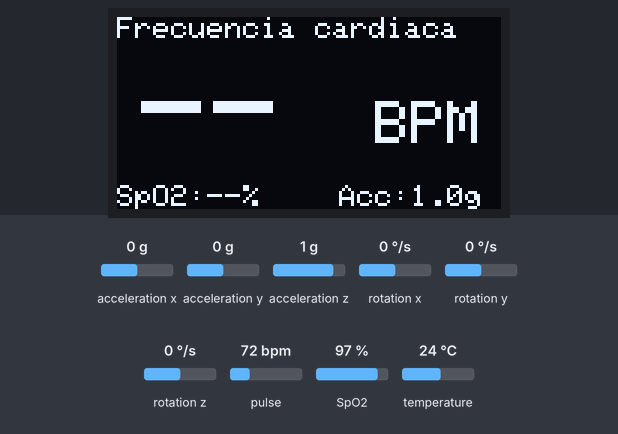
A sketch run on a simulated ESP32. Parts: 128×64 one-colour display. The test bench sets the inputs (shaded band); at power-on: pulse 72 bpm, acceleration z 1 g, rotation x 0 °/s, acceleration x 0 g, acceleration y 0 g, rotation y 0 °/s, rotation z 0 °/s, SpO2 97 %, temperature 24 °C. WiFi joins after 1.5 s; servers stay silent unless stated; what the sketch prints to the serial monitor is not drawn.

Above: at 4.2 s.
4.3 s: pulse set to 100 bpm
At 5.7 s:
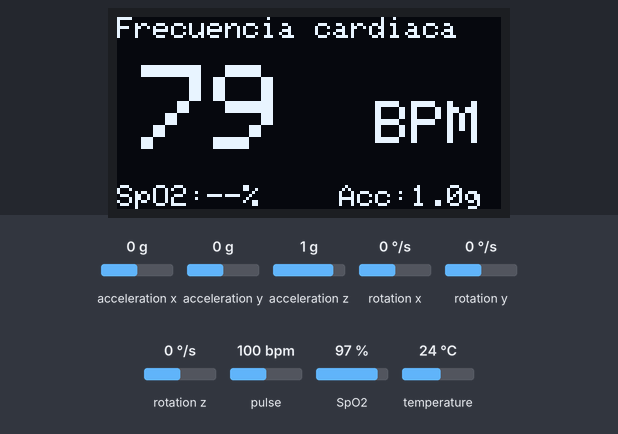
7.3 s: acceleration z set to 0 g
At 7.9 s:
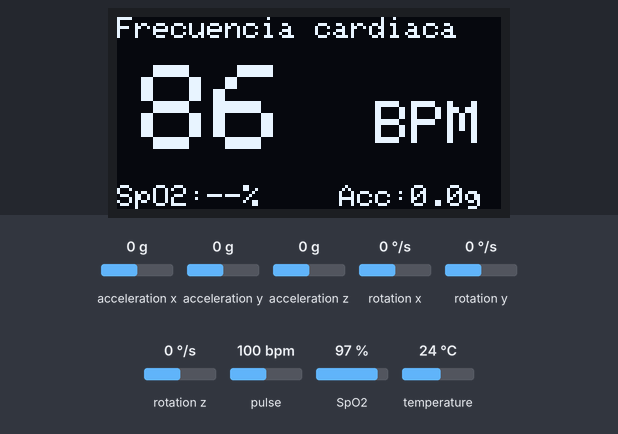
9.5 s: rotation x set to -192 °/s
At 10.6 s:
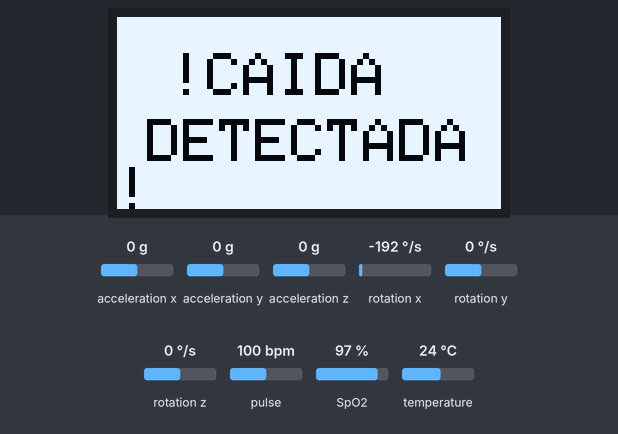
11.8 s: acceleration x set to -1.4 g
At 13.9 s:
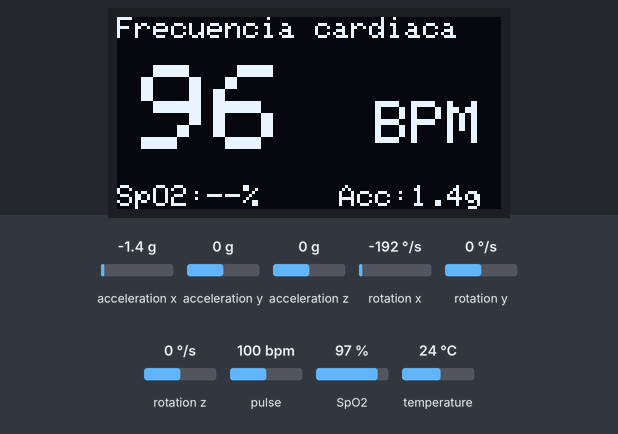
14.8 s: acceleration y set to -1.4 g
At 17.5 s:
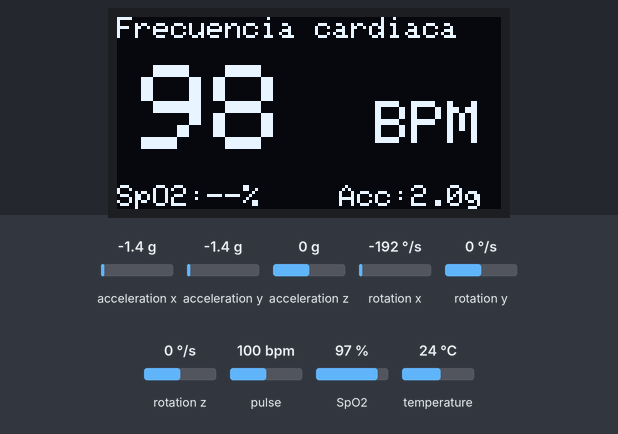
17.8 s: pulse set to 70 bpm
At 32.3 s:
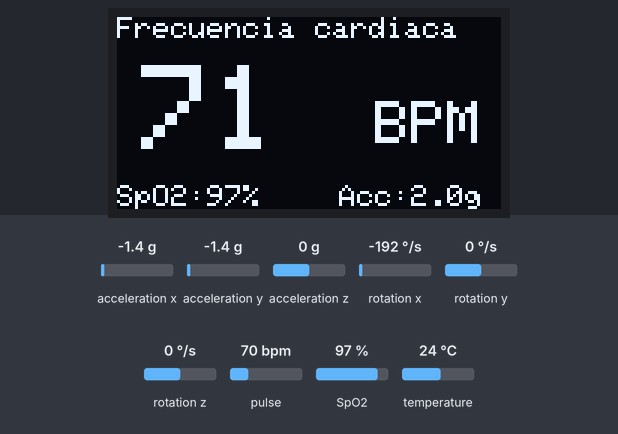
Timing chart, 0 to 32.9 s (numbered marks = the images above; inputs shaded):
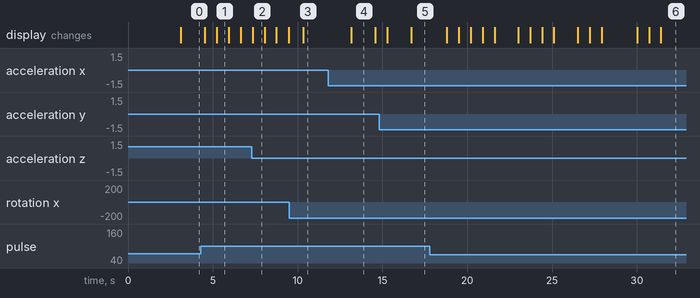

The sketch:

Codigo_TFG.ino
```cpp
#include <Wire.h>
#include "MAX30105.h"
#include "heartRate.h"

#include <Adafruit_GFX.h>
#include <Adafruit_SSD1306.h>
#include <Adafruit_MPU6050.h>
#include <Adafruit_Sensor.h>
#include "spo2_algorithm.h"
#include <WiFi.h>
#include <WiFiClientSecure.h>
#include <UniversalTelegramBot.h>

// ---------------- OLED ----------------
#define SCREEN_WIDTH 128
#define SCREEN_HEIGHT 64
Adafruit_SSD1306 display(SCREEN_WIDTH, SCREEN_HEIGHT, &Wire, -1);

// ---------------- SENSORES ----------------
MAX30105 sensorMAX;
Adafruit_MPU6050 mpu;

// ---------------- PULSO ----------------
long lastBeat = 0;
float bpm = 0;
float bpmProm = 0;
bool dedoDetectado = false;

// ---------------- MPU6050 ----------------
const float UMBRAL_IMPACTO = 2.2;  // impacto fuerte en g
const float UMBRAL_CAIDA_LIBRE = 0.65;
const float UMBRAL_MOVIMIENTO_GIRO = 2.5; // movimiento tras caida

bool posibleCaida = false;
bool caidaDetectada = false;

unsigned long tiempoPosibleCaida = 0;
unsigned long tiempoCaida = 0;

const unsigned long VENTANA_IMPACTO = 1200;
const unsigned long TIEMPO_MIN_CAIDA = 3000; // ms

float ax = 0;
float ay = 0;
float az = 0;
float aceleracionTotal = 0;

// ---------------- TIEMPOS ----------------
const unsigned long intervaloMPU = 50;
const unsigned long intervaloPantalla = 700;
const unsigned long intervaloMuestraSpo2 = 100;
const unsigned long intervaloCalculoSpo2 = 30000;

unsigned long ultimoMPU = 0;
unsigned long ultimoRefreshPantalla = 0;


// ---------------- OXIGENO ----------------
#define BUFFER_SPO2 100

uint32_t irBuffer[BUFFER_SPO2];
uint32_t redBuffer[BUFFER_SPO2];

int32_t spo2 = 0;
int8_t spo2Valido = 0;
int32_t heartRateSpo2 = 0;
int8_t heartRateValido = 0;

byte indiceSpo2 = 0;
bool bufferSpo2Lleno = false;

unsigned long ultimoCalculoSpo2 = 0;
const unsigned long intervaloSpo2 = 4000;


// ---------------- WIFI / TELEGRAM ----------------
const char* WIFI_SSID = "iPhone de Sergio";
const char* WIFI_PASSWORD = "canamero";

const char* BOT_TOKEN = "8807347909:AAED--ZuKbuv3Iq4276h6R2NAU-O3XJI19g";
const char* CHAT_ID = "979538637";

WiFiClientSecure secured_client;
UniversalTelegramBot bot(BOT_TOKEN, secured_client);

bool mensajeCaidaEnviado = false;
unsigned long ultimoIntentoTelegram = 0;
const unsigned long intervaloTelegram = 10000;


void setup() {
  Serial.begin(115200);

  Wire.begin(21, 22);
  Wire.setClock(50000);

  iniciarOLED();
  iniciarMAX30102();
  iniciarMPU6050();

  iniciarWiFi();

  Serial.println("Sistema listo");
}

void loop() {
  leerPulso();
  leerMPU();
  calcularSpo2();
  gestionarTelegram();
  actualizarPantalla();
}

// ---------------- INICIO OLED ----------------

void iniciarOLED() {
  if (!display.begin(SSD1306_SWITCHCAPVCC, 0x3C)) {
    Serial.println("Error OLED");
    while (1);
  }

  display.clearDisplay();
  display.setTextColor(WHITE);
  display.setTextSize(2);
  display.setCursor(10, 20);
  display.println("Iniciando");
  display.display();

  delay(1500);
}

// ---------------- INICIO MAX30102 ----------------

void iniciarMAX30102() {
  if (!sensorMAX.begin(Wire, I2C_SPEED_STANDARD)) {
    Serial.println("MAX30102 no encontrado");

    display.clearDisplay();
    display.setTextSize(2);
    display.setCursor(0, 20);
    display.println("MAX ERROR");
    display.display();

    while (1);
  }

  byte ledBrightness = 0x3F;
  byte sampleAverage = 4;
  byte ledMode = 2;       // Red + IR
  int sampleRate = 100;
  int pulseWidth = 411;
  int adcRange = 16384;

  sensorMAX.setup(ledBrightness, sampleAverage, ledMode, sampleRate, pulseWidth, adcRange);

  sensorMAX.setPulseAmplitudeRed(0x3F);
  sensorMAX.setPulseAmplitudeIR(0x3F);
  sensorMAX.setPulseAmplitudeGreen(0);

  Serial.println("MAX30102 iniciado");

  sensorMAX.clearFIFO();
}

// ---------------- INICIO MPU6050 ----------------

void iniciarMPU6050() {
  if (!mpu.begin(0x68, &Wire)) {
    Serial.println("MPU6050 no encontrado");

    display.clearDisplay();
    display.setTextSize(2);
    display.setCursor(0, 20);
    display.println("MPU ERROR");
    display.display();

    while (1);
  }

  mpu.setAccelerometerRange(MPU6050_RANGE_8_G);
  mpu.setGyroRange(MPU6050_RANGE_500_DEG);
  mpu.setFilterBandwidth(MPU6050_BAND_44_HZ);

  Serial.println("MPU6050 iniciado");
}

// ---------------- LECTURA PULSO ----------------

void leerPulso() {
  long irValue = sensorMAX.getIR();

  static unsigned long ultimaMuestraSpo2 = 0;

  if (millis() - ultimaMuestraSpo2 >= intervaloMuestraSpo2 && !caidaDetectada) {
    ultimaMuestraSpo2 = millis();

    long redValue = sensorMAX.getRed();
    guardarMuestraSpo2(irValue, redValue);
  }

  dedoDetectado = irValue >= 50000;

  if (!dedoDetectado) {
    bpm = 0;
    bpmProm = 0;
    lastBeat = 0;
    return;
  }

  if (checkForBeat(irValue)) {
    unsigned long ahora = millis();

    if (lastBeat > 0) {
      unsigned long delta = ahora - lastBeat;
      float bpmCalculado = 60.0 / (delta / 1000.0);

      if (bpmCalculado >= 40 && bpmCalculado <= 160) {
        bpm = bpmCalculado;

        if (bpmProm == 0) {
          bpmProm = bpm;
        } else {
          bpmProm = (0.85 * bpmProm) + (0.15 * bpm);
        }

        Serial.print("IR: ");
        Serial.print(irValue);
        Serial.print(" | BPM: ");
        Serial.print(bpm);
        Serial.print(" | BPM prom: ");
        Serial.println(bpmProm);
      }
    }

    lastBeat = ahora;
  }
}

// ---------------- LECTURA MPU6050 ----------------

void leerMPU() {

  if (millis() - ultimoMPU < intervaloMPU) {
    return;
  }

  ultimoMPU = millis();

  sensors_event_t a, g, temp;
  mpu.getEvent(&a, &g, &temp);

  ax = a.acceleration.x / 9.81;
  ay = a.acceleration.y / 9.81;
  az = a.acceleration.z / 9.81;

  aceleracionTotal = sqrt((ax * ax) + (ay * ay) + (az * az));

  float giroTotal = sqrt(
    (g.gyro.x * g.gyro.x) +
    (g.gyro.y * g.gyro.y) +
    (g.gyro.z * g.gyro.z)
  );

  // 1. Posible caida libre
  if (!caidaDetectada && aceleracionTotal < UMBRAL_CAIDA_LIBRE) {
    posibleCaida = true;
    tiempoPosibleCaida = millis();
  }

  // 2. Impacto despues de posible caida
  if (!caidaDetectada && posibleCaida) {
    if (millis() - tiempoPosibleCaida <= VENTANA_IMPACTO) {
      if (aceleracionTotal > UMBRAL_IMPACTO || giroTotal > UMBRAL_MOVIMIENTO_GIRO) {
        caidaDetectada = true;
        posibleCaida = false;
        tiempoCaida = millis();

        Serial.println("CAIDA detectada");
      }
    } else {
      posibleCaida = false;
    }
  }

  // 3. Impacto directo, por si no se detecta la fase de caida libre
  if (!caidaDetectada && aceleracionTotal > UMBRAL_IMPACTO && giroTotal > 1.5) {
    caidaDetectada = true;
    tiempoCaida = millis();

    Serial.println("CAIDA detectada por impacto directo");
  }

  // 4. Si tras la caida hay movimiento, volvemos a pantalla normal
  if (caidaDetectada && millis() - tiempoCaida > TIEMPO_MIN_CAIDA) {
    if (giroTotal > 1.2 || abs(aceleracionTotal - 1.0) > 0.45) {
      caidaDetectada = false;
      Serial.println("Movimiento tras caida. Estado normal.");
    }
  }
}

// ---------------- OLED ----------------

void actualizarPantalla() {
  if (millis() - ultimoRefreshPantalla < intervaloPantalla) {
    return;
  }

  ultimoRefreshPantalla = millis();

  display.clearDisplay();

  // -------- PANTALLA DE CAIDA --------
  if (caidaDetectada) {
    display.fillScreen(WHITE);
    display.setTextColor(BLACK);

    display.setTextSize(2);
    display.setCursor(18, 12);
    display.println("!CAIDA");

    display.setCursor(10, 34);
    display.println("DETECTADA!");

    display.display();

    display.setTextColor(WHITE); // restaurar color normal
    return;
  }

  display.setTextColor(WHITE);

  // -------- SIN DEDO --------
  if (!dedoDetectado) {
    display.setTextSize(2);
    display.setCursor(10, 20);
    display.println("Pon dedo");

    display.setTextSize(1);
    display.setCursor(0, 55);
    display.print("Acc: ");
    display.print(aceleracionTotal, 2);
    display.print("g");

    display.display();
    return;
  }

  // -------- PANTALLA NORMAL --------

  display.setTextSize(1);
  display.setCursor(0, 0);
  display.println("Frecuencia cardiaca");

  // BPM grande
  display.setTextSize(4);
  display.setCursor(8, 16);

  if (bpmProm > 0) {
    display.print((int)bpmProm);
  } else {
    display.print("--");
  }

  display.setTextSize(2);
  display.setCursor(86, 28);
  display.print("BPM");

  // Linea inferior: SpO2 izquierda, aceleracion derecha
  display.setTextSize(1);

  display.setCursor(0, 56);
  display.print("SpO2:");

  if (spo2Valido && spo2 > 0 && spo2 <= 100) {
    display.print(spo2);
    display.print("%");
  } else {
    display.print("--%");
  }

  display.setCursor(74, 56);
  display.print("Acc:");
  display.print(aceleracionTotal, 1);
  display.print("g");

  display.display();
}

//-----------------------SPo2-------------------------
void guardarMuestraSpo2(long irValue, long redValue) {
  if (irValue < 50000) {
    indiceSpo2 = 0;
    bufferSpo2Lleno = false;
    spo2 = 0;
    spo2Valido = 0;
    return;
  }

  irBuffer[indiceSpo2] = irValue;
  redBuffer[indiceSpo2] = redValue;

  indiceSpo2++;

  if (indiceSpo2 >= BUFFER_SPO2) {
    indiceSpo2 = 0;
    bufferSpo2Lleno = true;
  }
}

void calcularSpo2() {
  if (!bufferSpo2Lleno) {
    return;
  }

  if (millis() - ultimoCalculoSpo2 < intervaloCalculoSpo2) {
  return;
  }

  ultimoCalculoSpo2 = millis();

  maxim_heart_rate_and_oxygen_saturation(
    irBuffer,
    BUFFER_SPO2,
    redBuffer,
    &spo2,
    &spo2Valido,
    &heartRateSpo2,
    &heartRateValido
  );

  Serial.print("SpO2: ");
  if (spo2Valido && spo2 > 0 && spo2 <= 100) {
    Serial.print(spo2);
    Serial.println(" %");
  } else {
    Serial.println("No valido");
  }
}

//-------------------------WiFi--------------------------------------
void iniciarWiFi() {
  Serial.print("Conectando a WiFi");

  WiFi.mode(WIFI_STA);
  WiFi.begin(WIFI_SSID, WIFI_PASSWORD);

  unsigned long inicio = millis();

  while (WiFi.status() != WL_CONNECTED && millis() - inicio < 15000) {
    delay(500);
    Serial.print(".");
  }

  if (WiFi.status() == WL_CONNECTED) {
    Serial.println();
    Serial.println("WiFi conectado");
    Serial.print("IP: ");
    Serial.println(WiFi.localIP());

    secured_client.setInsecure(); // valido para prototipo TFG
  } else {
    Serial.println();
    Serial.println("No se pudo conectar a WiFi");
  }
}


//-----------------------TELEGRAM-------------------------------
void gestionarTelegram() {
  if (!caidaDetectada) {
    mensajeCaidaEnviado = false;
    return;
  }

  if (mensajeCaidaEnviado) {
    return;
  }

  if (millis() - ultimoIntentoTelegram < intervaloTelegram) {
    return;
  }

  ultimoIntentoTelegram = millis();

  if (WiFi.status() != WL_CONNECTED) {
    Serial.println("WiFi desconectado. Reintentando...");
    WiFi.begin(WIFI_SSID, WIFI_PASSWORD);
    return;
  }

  String mensaje = "ALERTA: caida detectada.\n";
  mensaje += "BPM: ";

  if (bpmProm > 0) {
    mensaje += String((int)bpmProm);
  } else {
    mensaje += "sin dato";
  }

  mensaje += "\nSpO2: ";

  if (spo2Valido && spo2 > 0 && spo2 <= 100) {
    mensaje += String(spo2);
    mensaje += "%";
  } else {
    mensaje += "sin dato";
  }

  mensaje += "\nAceleracion: ";
  mensaje += String(aceleracionTotal, 2);
  mensaje += " g";

  bool enviado = bot.sendMessage(CHAT_ID, mensaje, "");

  if (enviado) {
    mensajeCaidaEnviado = true;
    Serial.println("Mensaje Telegram enviado");
  } else {
    Serial.println("Error enviando mensaje Telegram");
  }
}
```

Measured:
- after the input at 4.3 s, the display: first differs from a run without the input after 0.93 s (image 1)
- after the input at 9.5 s, the display: changes after 0.84 s (image 3)
- after the input at 11.8 s, the display: changes after 1.4 s (image 4)
- after the input at 14.8 s, the display: first changes after 0.49 s (image 5 shows a later state)
- what the display in image 1 shows lasts 0.7 s, from 5.2 s to 5.9 s
- what the display in image 4 shows lasts 1.4 s, from 13.2 s to 14.6 s
